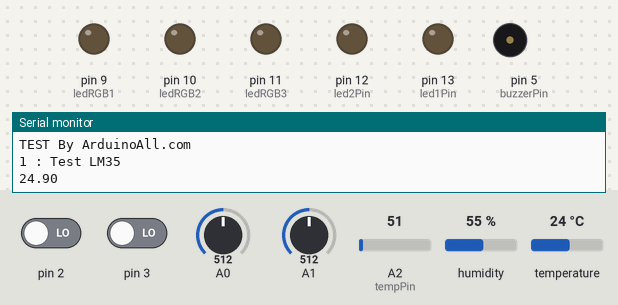
This sketch was run on a simulated Arduino Uno, built with avr-gcc and run on an emulated ATmega328P. Shown: output pins drawn as LEDs (lit = HIGH), buzzer (waves = sounding), the last lines printed to the serial monitor. Inputs (shaded band) come from the test bench; at power-on: pin 2 LOW, pin 3 LOW, A0 = 512, A1 = 512, A2 (tempPin) = 51, humidity 55 %, temperature 24 °C.

Above: at 0.1 s.
At 19.14 s:
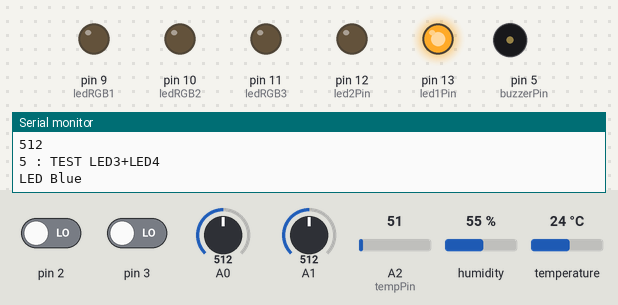
At 21.34 s:
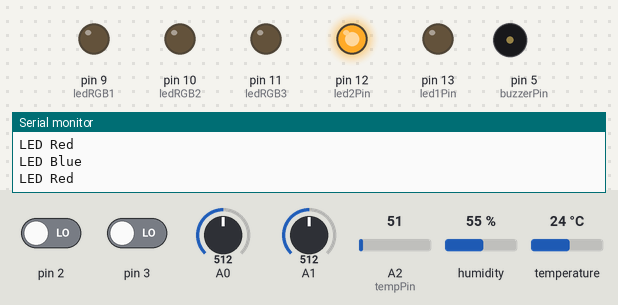
At 23.14 s:
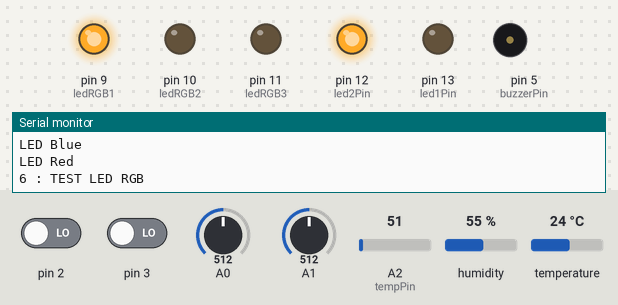
At 23.7 s:
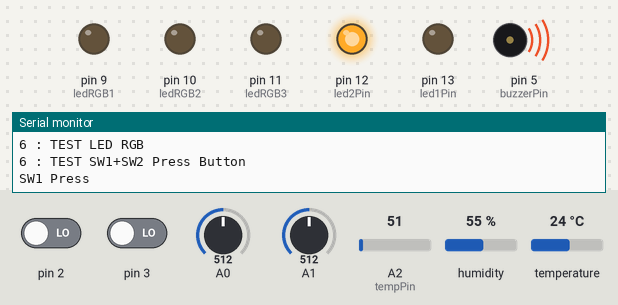
Timing chart, 0 to 25.2 s (numbered marks = the images above):
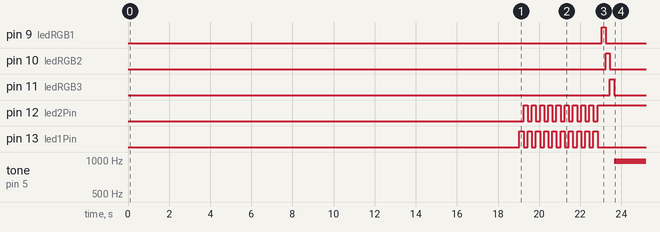

The sketch:

multi-function_S0032.ino
```cpp
#include "DHT.h"
float tempC;
int reading;

int tempPin = A2;
int led1Pin = 13;
int led2Pin = 12;
int ledRGB1 = 9;
int ledRGB2 = 10;
int ledRGB3 = 11;
int buzzerPin = 5;
DHT dht;

void setup()
{
  //Example By ArduinoAll
  pinMode(led1Pin, OUTPUT);
  pinMode(led2Pin, OUTPUT);
  pinMode(ledRGB1, OUTPUT);
  pinMode(ledRGB2, OUTPUT);
  pinMode(ledRGB3, OUTPUT);

  dht.setup(4);
  Serial.begin(9600);
  Serial.println("TEST By ArduinoAll.com");

}

void loop()
{

  // โค๊ด LM35 วัดอุณหภูมิแบบ Analog
  Serial.println("1 : Test LM35");
  for (int i = 0; i < 10; i++) {
    int val = analogRead(tempPin);
    float mv = ( val / 1024.0) * 5000;
    float cel = mv / 10;
    Serial.println(cel);
    delay(300);
  }

  // โค๊ด DHT11 วัดความชื้นและอุณหภูมิ
  Serial.println("2 : TEST DHT11");
  for (int i = 0; i < 5; i++) {
    float humidity = dht.getHumidity(); // วัดความชื้น
    float temperature = dht.getTemperature(); //  วัดอรณหภูมิ

    Serial.print(dht.getStatusString());
    Serial.print("\t");
    Serial.print(humidity, 1);
    Serial.print("\t\t");
    Serial.print(temperature, 1);
    Serial.print("\t\t");
    Serial.println(dht.toFahrenheit(temperature), 1);
    delay(2000);
  }

  Serial.println("3 : TEST LDR");
  for (int i = 0; i < 10; i++) {
    int val = analogRead(A1);
    Serial.println(val);
    delay(300);
  }


  Serial.println("4 : TEST Rotation VR");
  for (int i = 0; i < 10; i++) {
    int val = analogRead(A0);
    Serial.println(val);
    delay(300);
  }

  Serial.println("5 : TEST LED3+LED4");
  for (int i = 0; i < 10; i++) {
    Serial.println("LED Blue");
    digitalWrite(13, 1);
    digitalWrite(12, 0);
    delay(200);
    Serial.println("LED Red");
    digitalWrite(13, 0);
    digitalWrite(12, 1);
    delay(200);
  }
  digitalWrite(13, 0);
  digitalWrite(14, 0);

  Serial.println("6 : TEST LED RGB");
  digitalWrite(9, 1);
  digitalWrite(10, 0);
  digitalWrite(11, 0);
  delay(200);

  digitalWrite(9, 0);
  digitalWrite(10, 1);
  digitalWrite(11, 0);
  delay(200);

  digitalWrite(9, 0);
  digitalWrite(10, 0);
  digitalWrite(11, 1);
  delay(200);

  digitalWrite(9, 0);
  digitalWrite(10, 0);
  digitalWrite(11, 0);

  Serial.println("6 : TEST SW1+SW2 Press Button");
  int count = 0;
  do {
    if (digitalRead(2) == 0) {
      Serial.println("SW1 Press");
      count++;
      beep(50);
      delay(200);
    }
    if (digitalRead(3) == 0) {
      Serial.println("SW2 Press");
      count++;
      beep(50);
      delay(200);
    }
  } while (count < 4);
  Serial.println("Finish TEST press Reset to Test Again");
  delay(20000);
}


void beep(unsigned char delayms) {
  analogWrite(buzzerPin, 20);      // Almost any value can be used except 0 and 255
  // experiment to get the best tone
  delay(delayms);          // wait for a delayms ms
  analogWrite(buzzerPin, 0);       // 0 turns it off
  delay(delayms);          // wait for a delayms ms

}
```

Measured:
- by itself, pin 9 (ledRGB1): LOW → HIGH at 23.0 s, → LOW 0.20 s later
- by itself, pin 10 (ledRGB2): LOW → HIGH at 23.2 s, → LOW 0.20 s later
- by itself, pin 11 (ledRGB3): LOW → HIGH at 23.4 s, → LOW 0.20 s later
- by itself, pin 12 (led2Pin): LOW → HIGH at 19.2 s, → LOW 0.20 s later, → HIGH 0.20 s later, → LOW 0.20 s later, … (19 changes in this stretch)
- by itself, pin 13 (led1Pin): LOW → HIGH at 19.0 s, → LOW 0.20 s later, → HIGH 0.20 s later, → LOW 0.20 s later, … (20 changes in this stretch)
- by itself, tone on pin 5 (buzzerPin): silent → 977 Hz at 23.6 s
